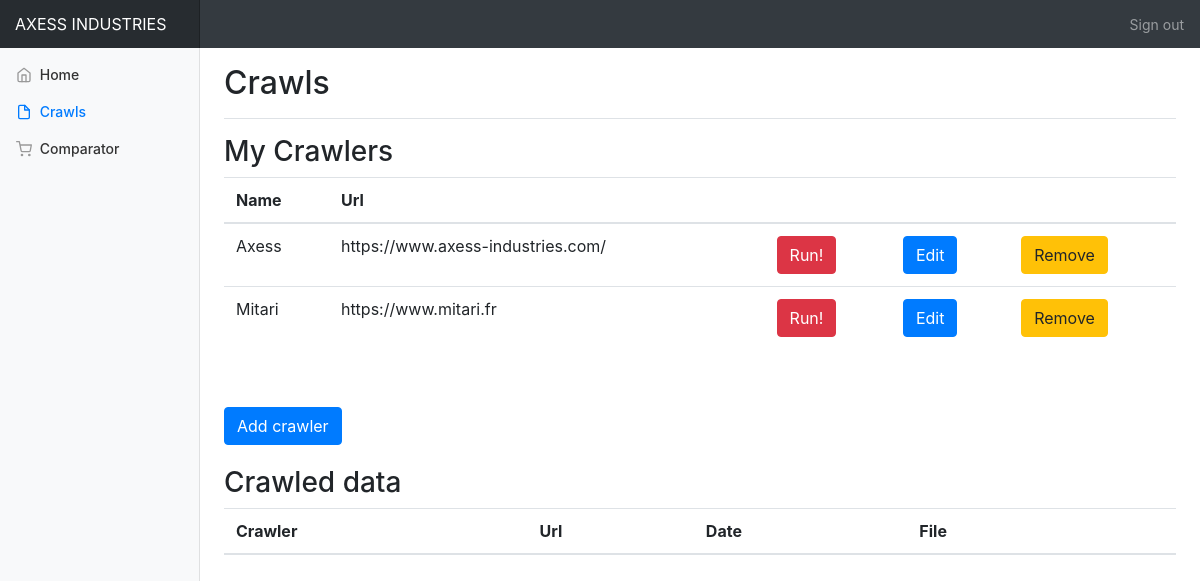
/crawlpage/, run on an earlier commit of the app's database.
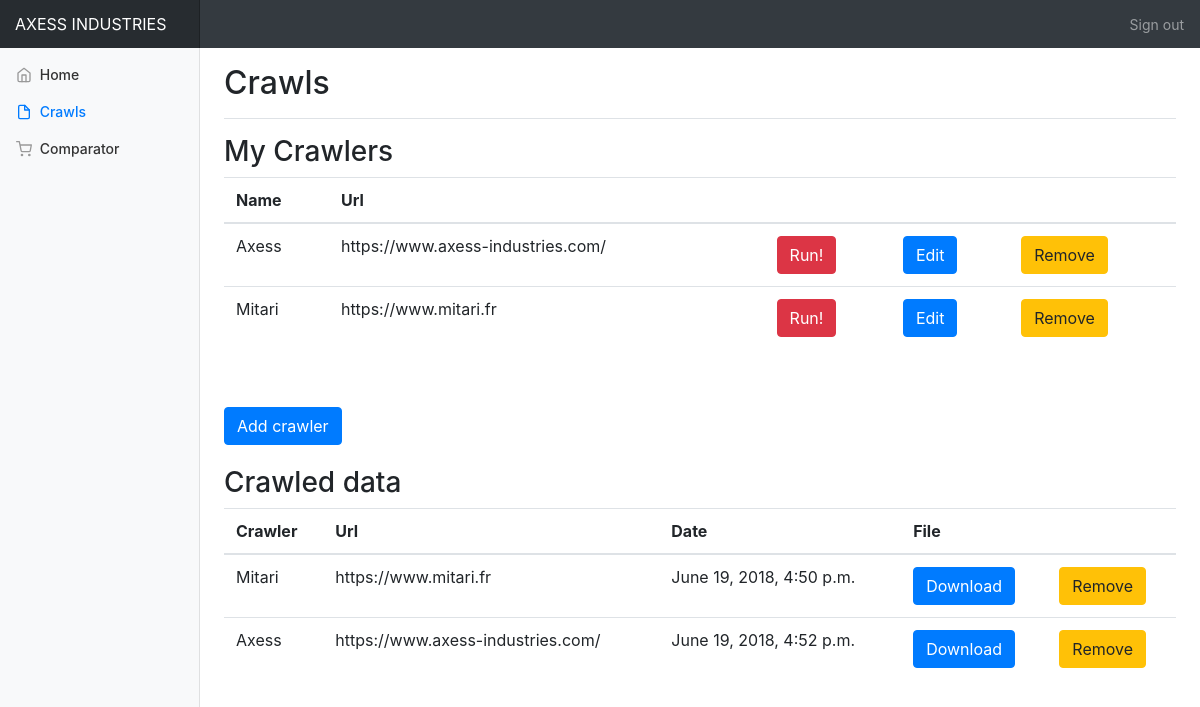
And on a later commit of the database.
### mainapp/models.py (models this page shows, shortened)
class CrawlerModel(models.Model):
    name = models.TextField()
    url = models.TextField()
    attributesJson = models.TextField()
    running = models.BooleanField(default=False)

class ScrapyItem(models.Model):
    unique_id = models.CharField(max_length=100, null=True)
    data = models.TextField()
    date = models.DateTimeField(default=timezone.now)
    crawler = models.ForeignKey(CrawlerModel, on_delete=models.CASCADE)

### mainapp/views.py (the view)
# urls.py: path('crawlpage/', views.crawlpage, name='crawlpage'),
def crawlpage(request, toedit=""):
    items = ScrapyItem.objects.all()
    models = CrawlerModel.objects.all()
    try :
        jobs = scrapyd.list_jobs('default')['running']
    except:
        jobs = []
    if request.method == 'POST':
        form = CrawlForm(request.POST)
        if form.is_valid():
            url = request.POST['url']
            name = request.POST['name']
            attributesJson = request.POST['xpath']
            if toedit:
                if CrawlerModel.objects.filter(id = int(toedit)).count():
                    crawler = CrawlerModel.objects.get(id=toedit)
            else:
                crawler = CrawlerModel()
            crawler.url = url
            crawler.attributesJson = attributesJson
            crawler.name = name
            crawler.save()
            return redirect('/crawlpage')
        return render(request, 'mainapp/crawlpage.html',  {'form' : form, 'items' : items,'models' : models,'jobs' : jobs, 'showmodal' : True })
    else:
        if toedit:
            o = CrawlerModel.objects.get(id=toedit)
            form = CrawlForm()
            form['url'].initial = o.url
            form['name'].initial = o.name
            form['xpath'].initial = o.attributesJson
            return render(request, 'mainapp/crawlpage.html', {'editid' : toedit, 'form' : form, 'items' : items,'models' : models,'jobs' : jobs, 'showmodal' : True })
        else:
            form = CrawlForm()
        return render(request, 'mainapp/crawlpage.html', {'form' : form, 'items' : items,'models' : models,'jobs' : jobs })

### templates/mainapp/crawlpage.html (shortened to what this page needs)
{% extends 'mainapp/base_dashboard.html' %}
{% block titlebar %}
    <h1 class="h2">Crawls</h1>
{% endblock %}
{% block content %}
    <h3>My Crawlers</h3>
     <table class="table">
    <thead>
      <tr>
        <th>Name</th>
        <th>Url</th>
          <th></th>
        <th> </th>
        <th></th>
      </tr>
    </thead>
    <tbody>
    {% for e in models %}
        <tr>
        <td>{{ e.name }}</td>
        <td>{{ e.url }}</td>
            <td>
                {% if e.running == True %}Running
                    {% else %}
                    <a href="{% url 'mainapp:launch_crawler' e.id %}" role="button" class="btn btn-danger">Run!</a>
                {% endif %}
            </td>
        <td><a href="{% url 'mainapp:crawlpage' e.id %}" role="button" class="btn btn-primary">Edit</a></td>
        <td><a href="{% url 'mainapp:remove_crawler' e.id %}" role="button" class="btn btn-warning">Remove</a></td>
        </tr>
    {% endfor %}
    </tbody>
  </table>
    <br><br>
    <button type="button" class="btn btn-primary" data-toggle="modal" data-target="#addcrawler">
        Add crawler
    </button>
    <br><br>
    <h3>Crawled data</h3>
     <table class="table">
    <thead>
      <tr>
        <th>Crawler</th>
        <th>Url</th>
          <th>Date</th>
        <th>File </th>
        <th></th>
      </tr>
    </thead>
    <tbody>
    {% for e in items %}
        <tr>
        <td>{{ e.crawler.name }}</td>
        <td>{{ e.crawler.url }}</td>
            <td>{{ e.date }}</td>
        <td><a href="{% url 'mainapp:download_crawl' e.unique_id %}" role="button" class="btn btn-primary">Download</a></td>
        <td><a href="{% url 'mainapp:remove_data' e.unique_id %}" role="button" class="btn btn-warning">Remove</a></td>
        </tr>
    {% endfor %}
    </tbody>
  </table>
{% endblock %}

What changed in the data, as far as the page shows it:
added ScrapyItem: crawler.name "Mitari", crawler "https://www.mitari.fr", date "June 19, 2018, 4:50 p.m."
added ScrapyItem: crawler.name "Axess", crawler "https://www.axess-industries.com/", date "June 19, 2018, 4:52 p.m."
